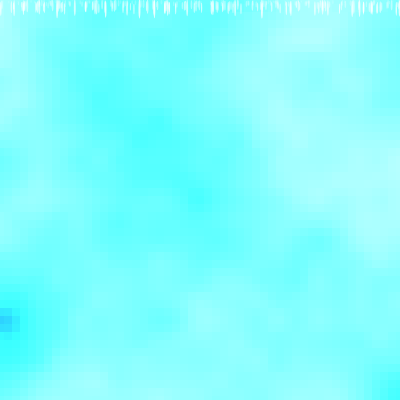
Frame 1 (no input)
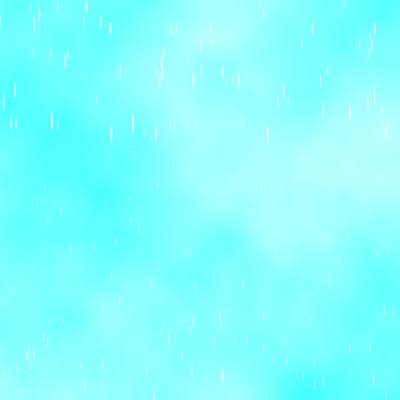
Frame 60 (no input)
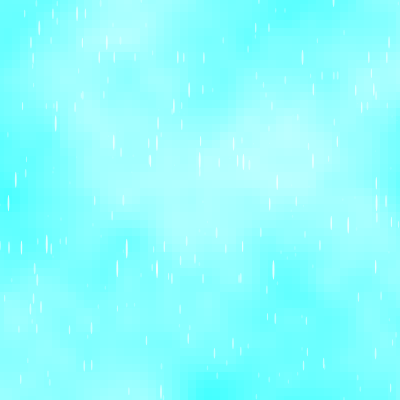
Frame 120 (the mouse pressed at the canvas centre since frame 60)

The p5.js sketch that drew these frames (run headless with seeded random() and noise() and a simulated clock; from frame 60 on, the mouse is pressed at the canvas centre):

// p5.js sketch
// ── sketch.js
let drops = [];
let numDrops = 300;
let moving = 0;
let x_step, y_step;
let cloudy = 16;
let slider;



class RainDrop {

    constructor(_x, _r, _wind, _g) {
        this.x = _x;
        this.y = 0;
        this.r = random(10, _r);
        this.wind = random(-_wind, _wind);
        this.g = random(_g);
    }

    move() {
    
        this.x = this.x + this.wind;
        this.y = this.y + this.g;

        if (this.y > height) {
            this.y = 0;
        }
        if (this.y < 0) {
            this.y = height;
        }
        if (this.x > width) {
            this.x = 0;
        }
        if (this.x < 0) {
            this.x = width;
        }
    }

    show() {
        fill(255, this.g/9 * 200);
        ellipse(this.x, this.y, this.r/10, this.r * this.g/9);
    }
}


function setup() {
    
    createCanvas(400, 400);
    // createCanvas(innerWidth, innerHeight);

	rectMode(CENTER);
	x_step = 8;
	y_step = 8;
	slider = createSlider(0, 50, 10, 1);
	
    for (let i = 0; i < numDrops; i++) {
        drops[i] = new RainDrop(random(width), 20, 0.2, 9);
    }


}


function draw() {

    background(0);
    noStroke();
    // noFill();

	cloudy = slider.value();
	
	moving += 0.01;
	
	let xoff = moving;
	for (let x = 0; x < width + x_step; x+=x_step){
		
		let yoff = 0;
		for (let y = 0; y < height + y_step; y+=y_step){
			let r = noise(xoff, yoff);
			r = map(r, 0, 1, 0.1, 1);
            fill(25 * r * cloudy, 114 * r * cloudy, 159 * r * cloudy, 255 * r * cloudy);
            // ellipse(x, y, x_step+2, y_step+2);
            rect(x, y, x_step, y_step);
			yoff += 0.05;
		}
		xoff += 0.05;
	}

    for (let i = 0; i < drops.length; i++) {
        drops[i].move();
        drops[i].show();
    }
   
}
